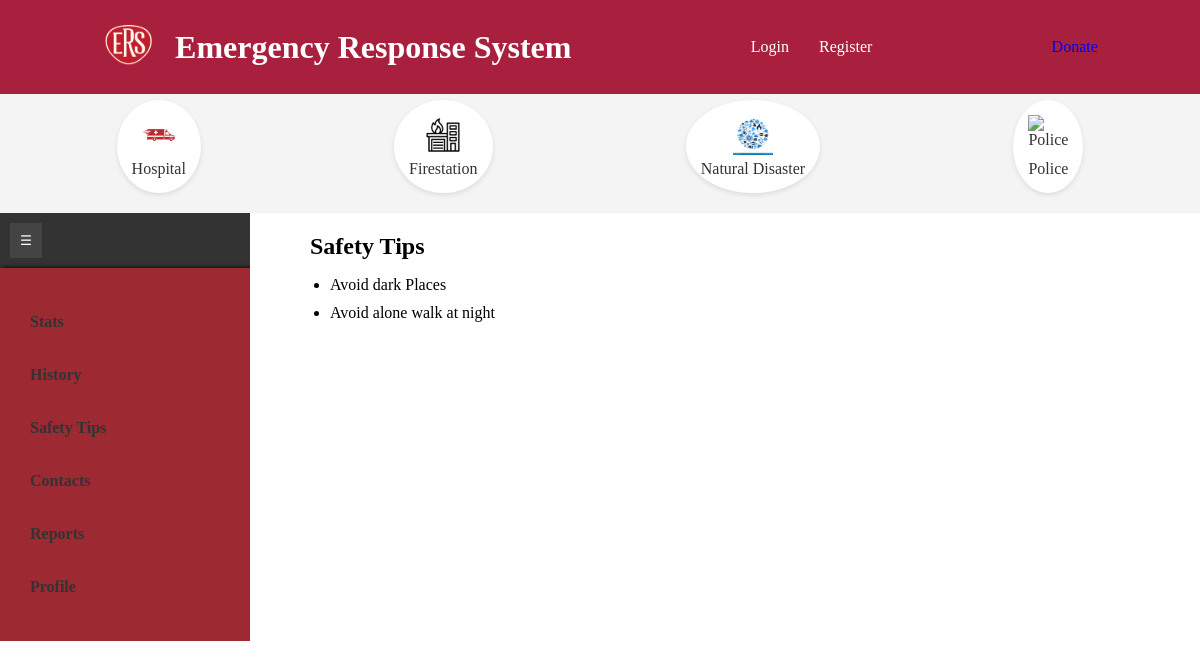
The page /first-aid/ on the database as committed earlier.
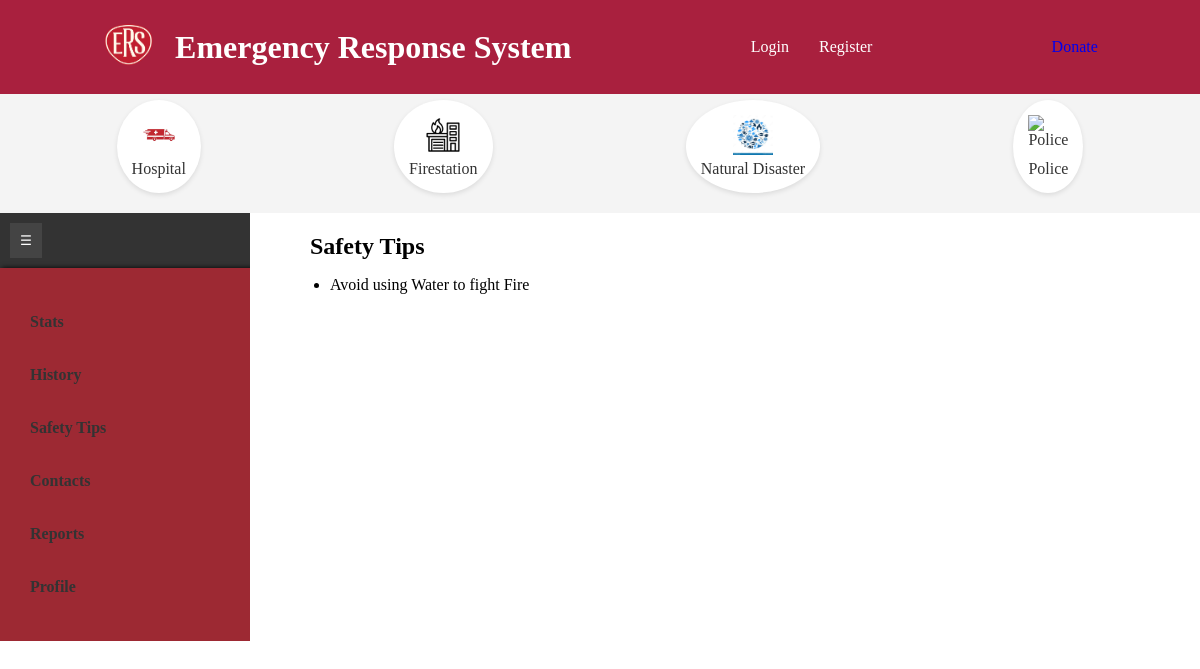
The same page on the database as committed later.
### sos/models.py (models this page shows, shortened)
class AidTip(models.Model):
    emergency_type = models.CharField(max_length=50)  # e.g., 'Fire', 'Medical', etc.
    tip = models.TextField()
    created_at = models.DateTimeField(auto_now_add=True)

### sos/views.py (the view)
# urls.py: path('first-aid/',views.first_aid, name='aid'),
def first_aid(request):
    tips = AidTip.objects.all()  # Adjust this if you have specific filtering criteria
    context = {
        'tips': tips,  # Pass the tips to the template
    }
    return render(request, 'aid/aid.html', context)

### sos/templates/aid/aid.html (shortened to what this page needs)
{%extends 'index.html'%}
{%block content%}
{% include 'components/float_buttons.html' %}
<div class="container">
    <nav class='navigation-bar'>
        <button class="toggle-button" onclick="toggleNav()">☰</button>
        {% include 'components/aside.html' %}
    </nav>
    <div class="safety-main-content">
        <h3 class="safety-tips-title">Safety Tips</h3>
        <ul class="safety-tips-list">
            {% for tip in tips %}
                <li class="safety-tip-item">{{ tip.tip }}</li>
            {% empty %}
                <li class="safety-no-tips">No tips available.</li>
            {% endfor %}
        </ul>
    </div>
</div>
{%endblock%}

Rows that differ between the two databases and show on the page:
removed AidTip: tip "Avoid dark Places"
removed AidTip: tip "Avoid alone walk at night"
added AidTip: tip "Avoid using Water to fight Fire"
